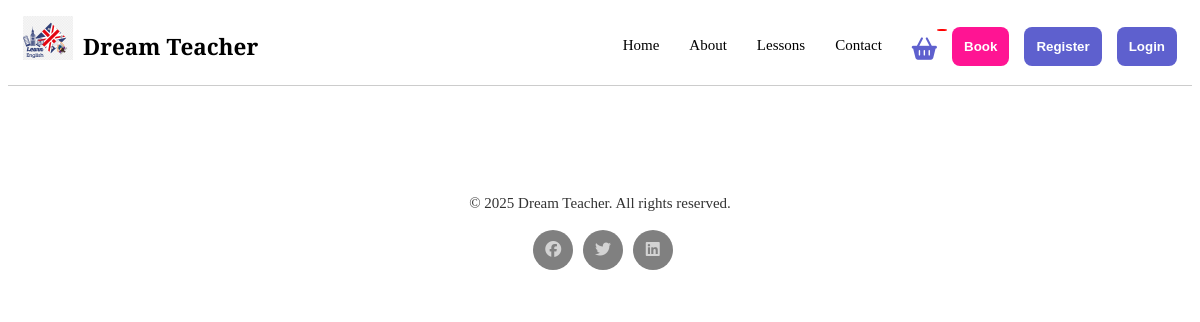
Page /prices/ on the earlier database version.
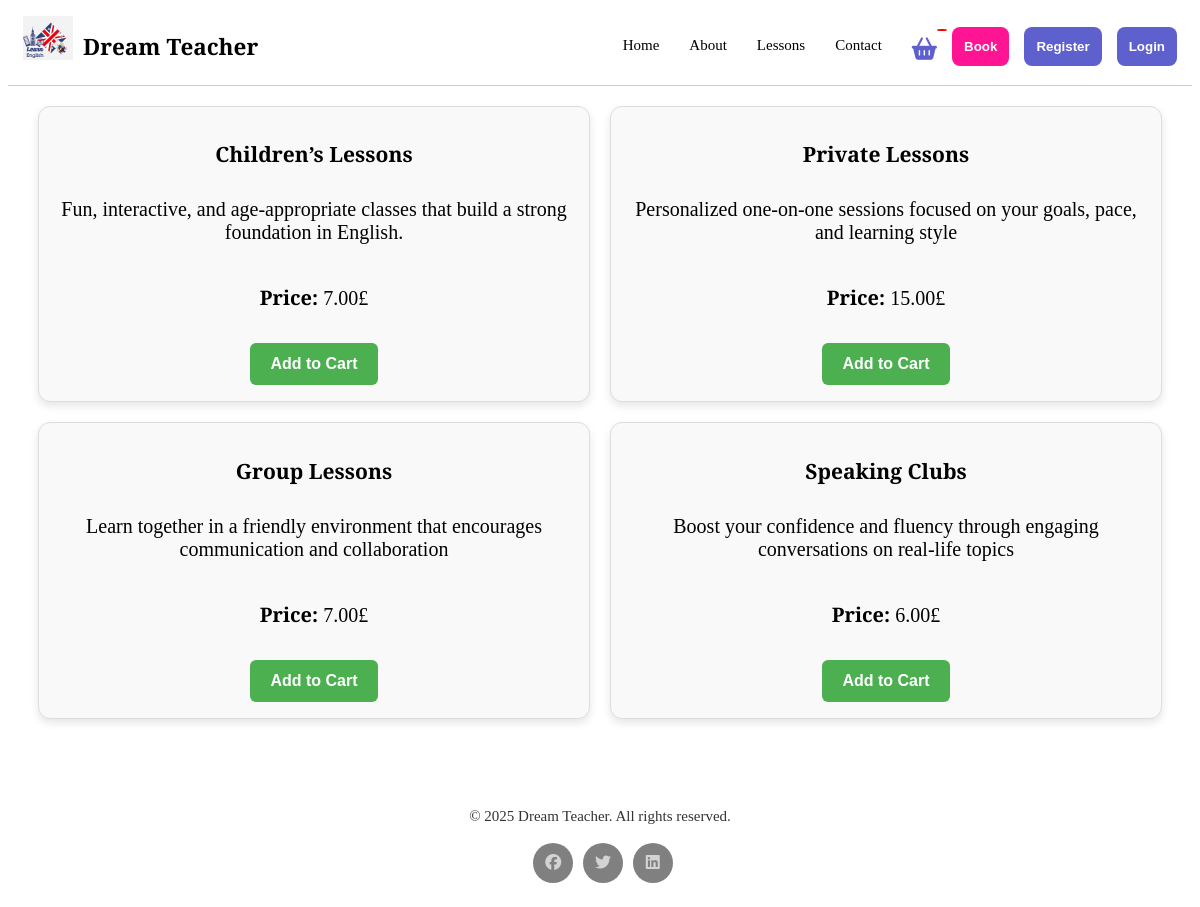
Same page on the later database version.
### lessons/models.py (models this page shows)
class Lesson(models.Model):
    category = models.ForeignKey(LessonCategory, on_delete=models.CASCADE)
    title = models.CharField(max_length=100)
    description = models.TextField()
    price = models.DecimalField(max_digits=10, decimal_places=2)

### lessons/views.py (the view)
# urls.py: path('prices/', views.price_view, name='prices'),
def price_view(request):
    lessons=Lesson.objects.all()
    return render(request, 'prices.html', {'lessons': lessons})

### templates/prices.html (shortened to what this page needs)
{% extends 'base.html' %}
{% block content %}
  <section class="price-section">
    <div class="lessons">
  {% for lesson in lessons %}
    <div class="lesson-card">
      <h2>{{ lesson.title }}</h2>
      <p class="price-info">{{ lesson.description }}</p>
      <p class="price-info"><strong>Price: </strong>{{ lesson.price }}£</p>
      <form action="{% url 'add_to_cart' lesson.id %}" method="post">
        <button type="submit">Add to Cart</button>
      </form>
    </div>
  {% endfor %}
</div>
  </section>
{% endblock %}

### templates/base.html (shortened to what this page needs)
{% load static %}
<!DOCTYPE html>
<html lang="en">
<head>
  <link rel="stylesheet" href="{% static 'css/style.css'  %}">
  <link rel="stylesheet" href="https://cdnjs.cloudflare.com/ajax/libs/font-awesome/6.5.0/css/all.min.css" />
</head>
<body>
  <header class="site-header">
      <div class="site-identity">
      <a href="/">
            <img src="{% static 'img/english.png' %}" alt="navbar-logo">
      </a>
      <h1><a href="#">Dream Teacher</a> </h1>
      </div>
    <nav class="site-navigation">
        <ul class="nav">
      <li><a href="/">Home</a></li>
      <li><a href="/about">About</a></li>
      <li><a href="/lessons">Lessons</a></li>
      <li><a href="/contact">Contact</a></li>
            <li>
            <a href="{% url 'cart' %}" class="cart-icon">
    <i class="fas fa-shopping-basket"></i>
    <span class="cart-count">{{ cart_count }}</span>
  </a>
</li>
    </ul>
<div class="nav-buttons">
    {% if not user.is_authenticated %}
         <button class="book-btn"><a href="{% url 'book' %}">Book</a></button>
    <button class="register-btn"><a href="{% url 'register' %}">Register</a></button>
    <button class="login-btn"><a href="{% url 'login' %}">Login</a></button>
  {% else %}
    <button class="logout-btn"><a href="{% url 'logout' %}">Logout</a></button>
  {% endif %}
</div>
  </nav>
  </header>
  <main>
    {% block content %}{% endblock %}
  </main>
  <footer class="site-footer">
        <div class="container">
        <div class="row">
            <div style="text-align: center; margin-top: 20px;">
      <p>&copy; <span id="year"></span> Dream Teacher. All rights reserved.</p>
    </div>
          <div class="col-md-4 col-sm-6 col-xs-12">
            <ul class="social-icons">
              <li><a class="facebook" href="https://www.facebook.com/"><i class="fab fa-facebook"></i></a></li>
              <li><a class="twitter" href="https://x.com/"><i class="fab fa-twitter"></i></a></li>
              <li><a class="linkedin" href="https://www.linkedin.com/"><i class="fab fa-linkedin"></i></a></li>
            </ul>
          </div>
        </div>
      </div>
  </footer>
</body>
</html>

### lessons/static/css/style.css (style rules this page uses)
body { font-family: "DM Serif Text", serif; font-style: normal; font-size: 15px; background-color: white; }
a { text-decoration: none; color: #000; }
.site-header { background-color: white; border-bottom: 1px solid #ccc; padding: .5em 1em; }
.site-header::after { content: ""; display: table; clear: both; }
.site-identity { float: left; }
.site-identity h1 { font-size: 1.5em; margin: .7em 0 .3em 0; display: inline-block; }
.site-identity img { max-width: 55px; float: left; margin: 0 10px 0 0; }
.site-navigation { float: right; display: flex; align-items: center; justify-content: space-between; }
.nav { display: flex; list-style: none; padding-left: 0; }
.nav li { margin: 0 1em; }
.nav-buttons { display: flex; gap: 1em; }
.nav-buttons button { display: inline-block; }
.nav-buttons a { text-decoration: none; color: white; }
.site-navigation ul, li { margin: 0; padding: 0; }
.site-navigation li { display: inline-block; margin: 1.4em 1em 1em 1em; }
.site-footer { background-color: white; padding:45px 0 20px; font-size:15px; line-height:24px; color:#333; }
.site-footer a { color:#737373; }
.site-footer .social-icons { text-align:center; }
.site-footer .social-icons a { width:40px; height:40px; line-height:40px; margin-left:6px; margin-right:0; border-radius:100%; background-color:grey; }
.social-icons { padding-left:0; margin-bottom:0; list-style:none }
.social-icons li { display:inline-block; margin-bottom:4px }
.social-icons a { background-color:#eceeef; color: lightgrey; font-size:16px; display:inline-block; line-height:44px; width:44px; height:44px; text-align:center; margin-right:8px; border-radius:100%; -webkit-transition:all .2s linear; -o-transition:all .2s linear; transition:all .2s linear }
:root { --d: 700ms; --e: cubic-bezier(0.19, 1, 0.22, 1); --font-sans: "Rubik", sans-serif; --font-serif: "Cardo", serif; }
* { box-sizing: border-box; }
html, body { height: 100%; }
.login-btn { width: 50%; padding: 12px; background-color: #5e60ce; color: white; font-weight: bold; border: none; border-radius: 8px; cursor: pointer; transition: background 0.3s ease; }
.register-btn { width: 50%; padding: 12px; background-color: #5e60ce; color: white; font-weight: bold; border: none; border-radius: 8px; cursor: pointer; transition: background 0.3s ease; }
.book-btn { width: 50%; padding: 12px; background-color: deeppink; color: white; font-weight: bold; border: none; border-radius: 8px; cursor: pointer; transition: background 0.3s ease; }
.cart-icon { position: relative; font-size: 1.4rem; color: #5e60ce; }
.cart-count { position: absolute; top: -8px; right: -10px; background: red; color: white; border-radius: 50%; padding: 0.1em 0.4em; font-size: 0.75rem; }
.lessons { display: flex; flex-wrap: wrap; gap: 20px; justify-content: center; padding: 20px; }
.lesson-card { background-color: #f9f9f9; border: 1px solid #ddd; border-radius: 12px; padding: 16px; width: 300px; box-shadow: 0 4px 8px rgba(0,0,0,0.1); display: flex; flex-direction: column; justify-content: space-between; }
.lesson-card h2 { font-size: 1.4em; margin-bottom: 10px; text-align: center; }
.price-info { text-align: center; font-family: "DM Serif Text", serif; font-size: 20px; font-style: normal; }
.lesson-card button { display: block; font-size:15px; margin: 12px auto 0; background-color: #6c63ff; color: white; font-weight: bold; padding: 15px 24px; border: none; border-radius: 6px; cursor: pointer; transition: background-color 0.3s; }
@media (min-width: 768px) { .lesson-card { flex: 1 1 calc(50% - 20px); max-width: calc(50% - 20px); } }
button[type="submit"] { background-color: #4CAF50; color: white; border: none; padding: 12px 20px; font-size: 16px; border-radius: 6px; cursor: pointer; }

Differences in the rows shown:
added Lesson: title "Children’s Lessons", description "Fun, interactive, and age-appropriate classes that build a strong foundation in English.", price "7.00"
added Lesson: title "Private Lessons", description "Personalized one-on-one sessions focused on your goals, pace, and learning style", price "15.00"
added Lesson: title "Group Lessons", description "Learn together in a friendly environment that encourages communication and collaboration", price "7.00"
added Lesson: title "Speaking Clubs", description "Boost your confidence and fluency through engaging conversations on real-life topics", price "6.00"
